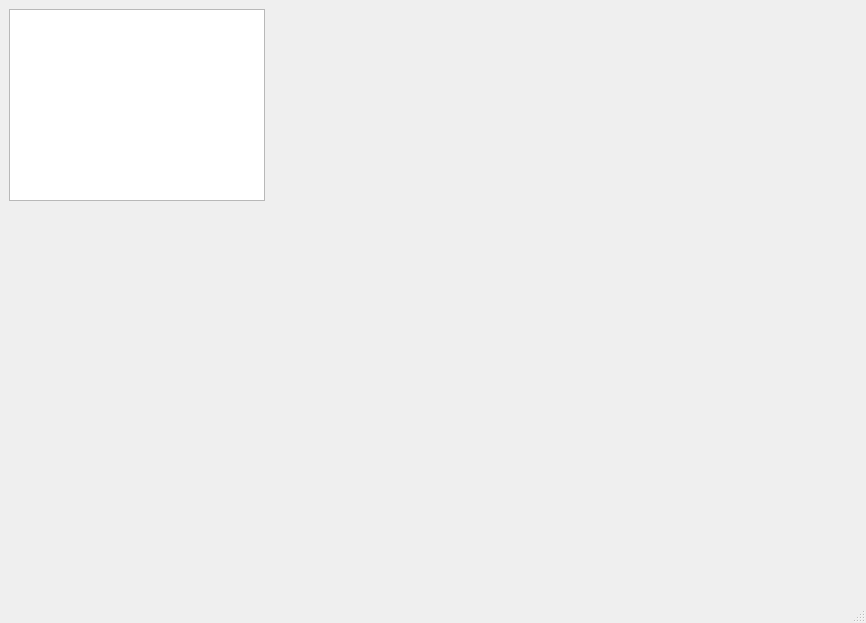
<?xml version="1.0" encoding="UTF-8"?>
<ui version="4.0">
 <class>MainWindow</class>
 <widget class="QMainWindow" name="MainWindow">
  <property name="geometry">
   <rect>
    <x>0</x>
    <y>0</y>
    <width>866</width>
    <height>623</height>
   </rect>
  </property>
  <property name="windowTitle">
   <string>MainWindow</string>
  </property>
  <widget class="QWidget" name="centralwidget">
   <widget class="QGraphicsView" name="graphicsView">
    <property name="geometry">
     <rect>
      <x>9</x>
      <y>9</y>
      <width>256</width>
      <height>192</height>
     </rect>
    </property>
   </widget>
  </widget>
  <widget class="QMenuBar" name="menubar">
   <property name="geometry">
    <rect>
     <x>0</x>
     <y>0</y>
     <width>866</width>
     <height>25</height>
    </rect>
   </property>
  </widget>
  <widget class="QStatusBar" name="statusbar"/>
 </widget>
 <resources/>
 <connections/>
</ui>
